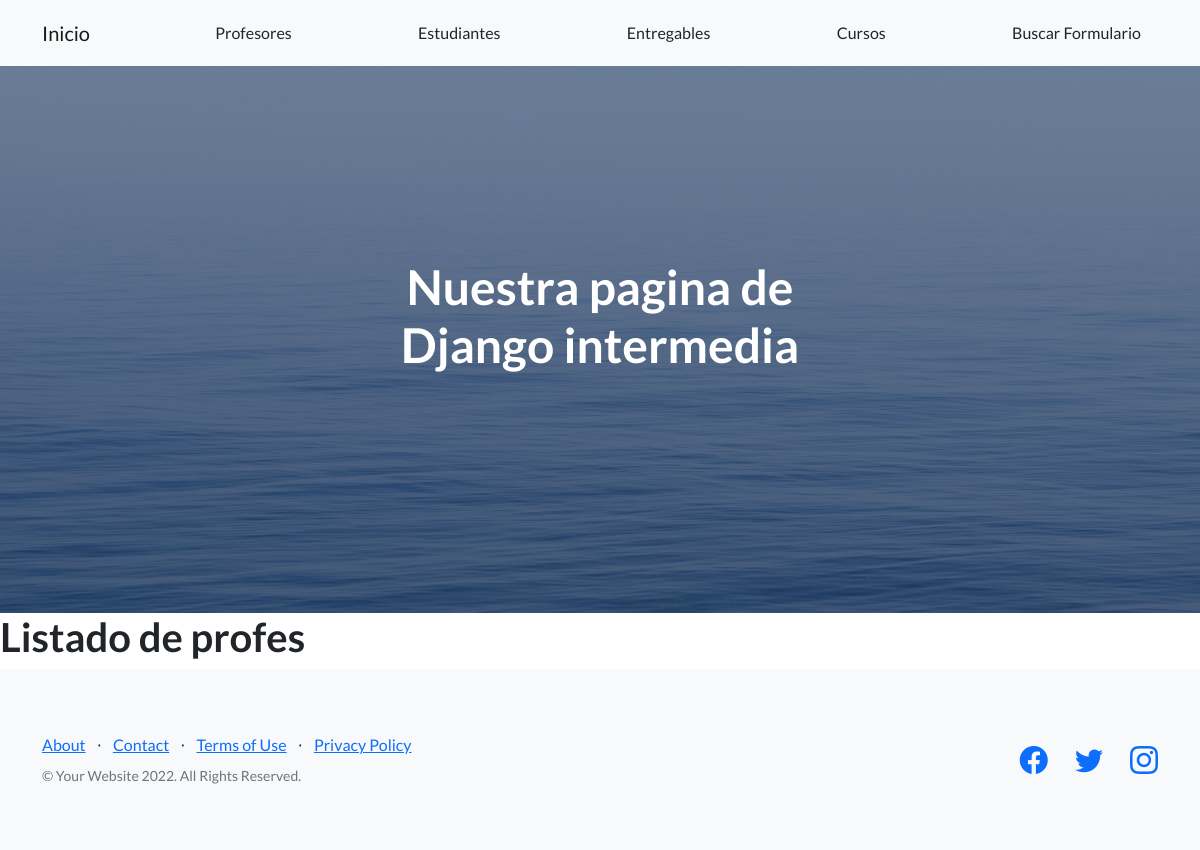
/AppCoder/profesores/, run on an earlier commit of the app's database.
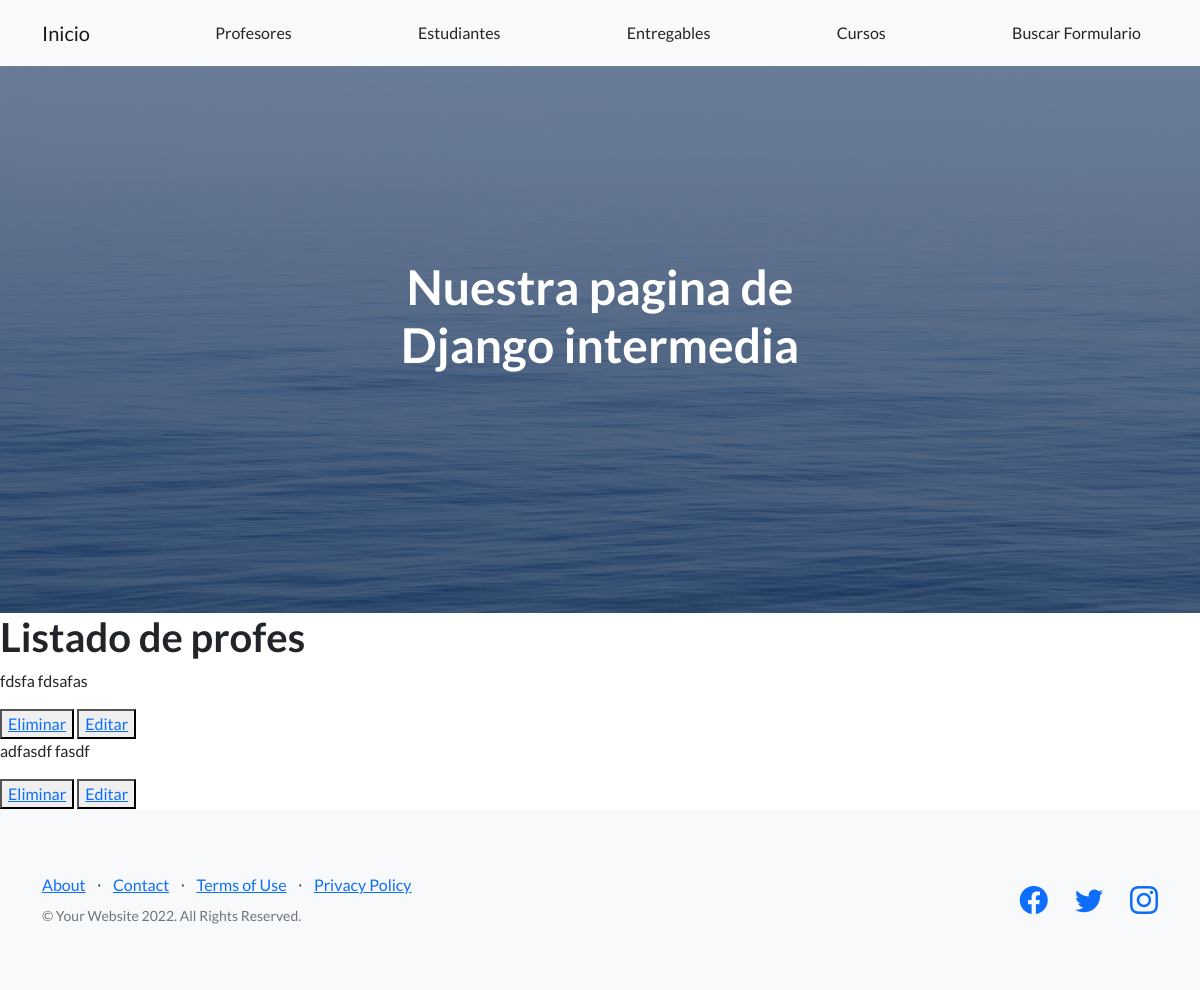
And on a later commit of the database.
### AppCoder/models.py (models this page shows)
class Profesor (models.Model):
    nombre = models.CharField(max_length=30)
    apellido = models.CharField(max_length=30)
    email = models.EmailField()
    profesion = models.CharField(max_length=30)
    def __str__(self):
        return self.nombre+" "+self.apellido

### AppCoder/views.py (the view)
# urls.py: path('profesores/', leerProfesores, name = "profesores"),
def leerProfesores(request):
    profesores=Profesor.objects.all()
    return render(request,'AppCoder/profesores.html',{'profesores':profesores})

### AppCoder/templates/AppCoder/profesores.html
{% extends "AppCoder/padre.html" %}
{% load static %}
{% block ContenidoQueCambia %}
<h1>Listado de profes</h1>
{% for profesor in profesores %}
<p>{{profesor}}</p>
<button>
    <a href="{% url 'eliminarProfesor' profesor.nombre %}"> Eliminar</a>
</button>
<button>
    <a href="{% url 'editarProfesor' profesor.nombre %}"> Editar</a>
</button>
{% endfor %}
{% endblock %}

What changed in the data, as far as the page shows it:
added Profesor: nombre+apellido "fdsfa fdsafas"
added Profesor: nombre+apellido "adfasdf fasdf"
